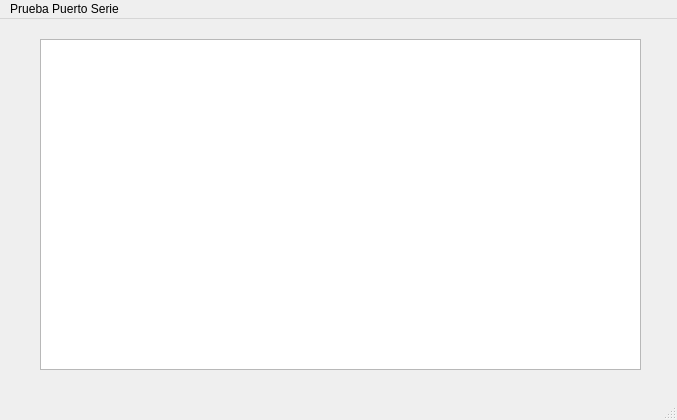
<?xml version="1.0" encoding="UTF-8"?>
<ui version="4.0">
 <class>MainWindow</class>
 <widget class="QMainWindow" name="MainWindow">
  <property name="geometry">
   <rect>
    <x>0</x>
    <y>0</y>
    <width>677</width>
    <height>420</height>
   </rect>
  </property>
  <property name="windowTitle">
   <string>MainWindow</string>
  </property>
  <widget class="QWidget" name="centralwidget">
   <widget class="QPlainTextEdit" name="plainTextEdit">
    <property name="geometry">
     <rect>
      <x>40</x>
      <y>20</y>
      <width>601</width>
      <height>331</height>
     </rect>
    </property>
   </widget>
  </widget>
  <widget class="QMenuBar" name="menubar">
   <property name="geometry">
    <rect>
     <x>0</x>
     <y>0</y>
     <width>677</width>
     <height>20</height>
    </rect>
   </property>
   <widget class="QMenu" name="menuPrueba_Puerto_Serie">
    <property name="title">
     <string>Prueba Puerto Serie</string>
    </property>
   </widget>
   <addaction name="menuPrueba_Puerto_Serie"/>
  </widget>
  <widget class="QStatusBar" name="statusbar"/>
 </widget>
 <resources/>
 <connections/>
</ui>
